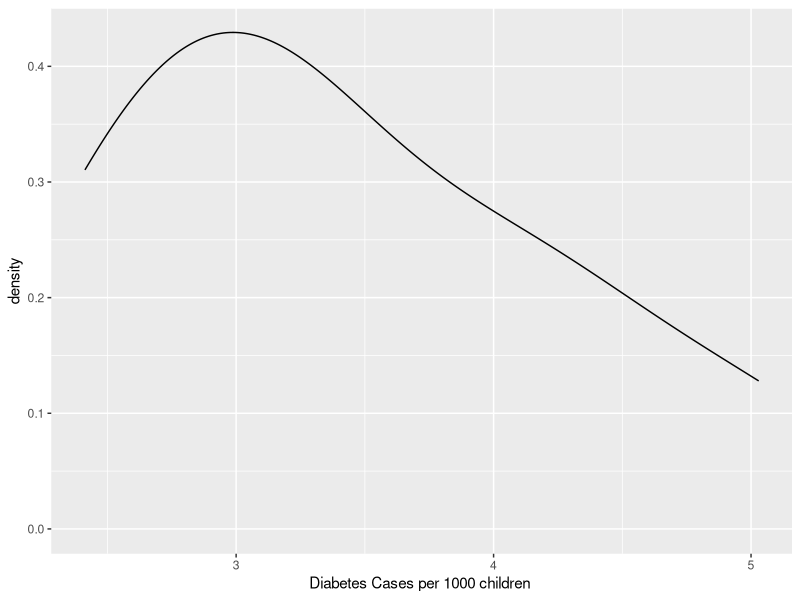
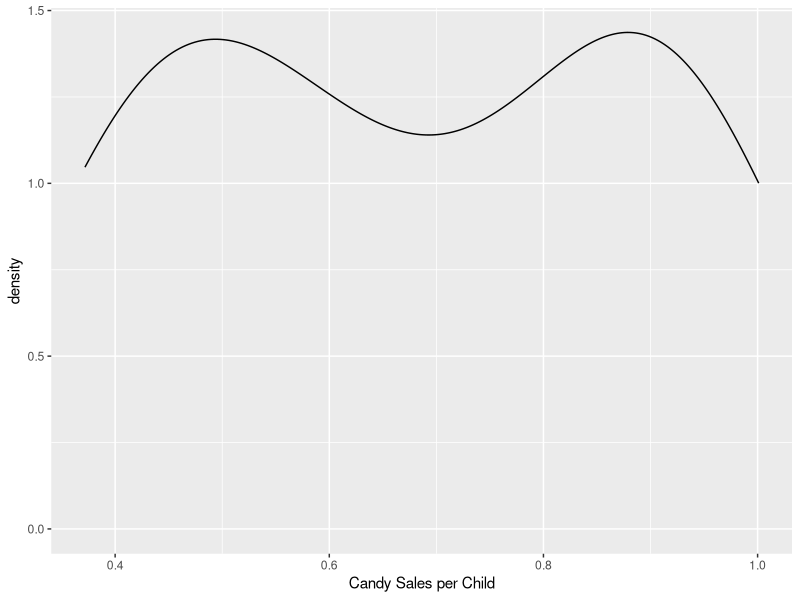
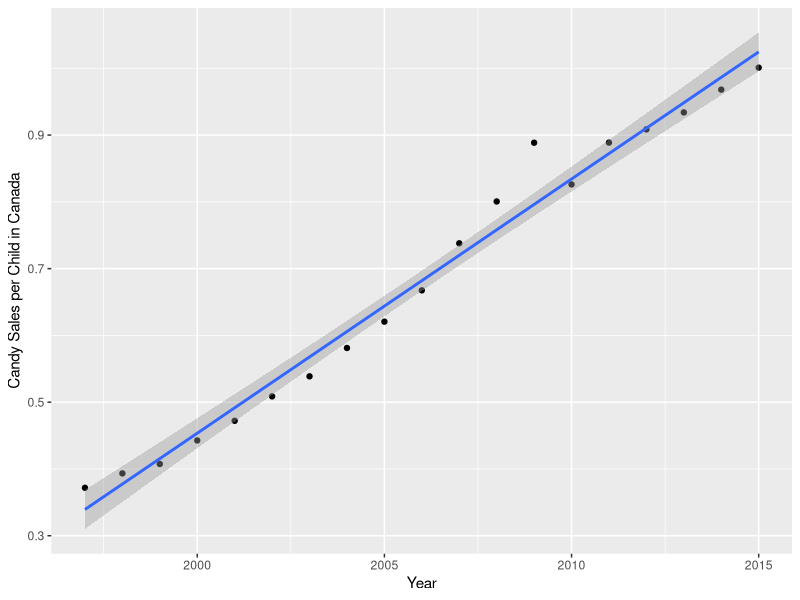
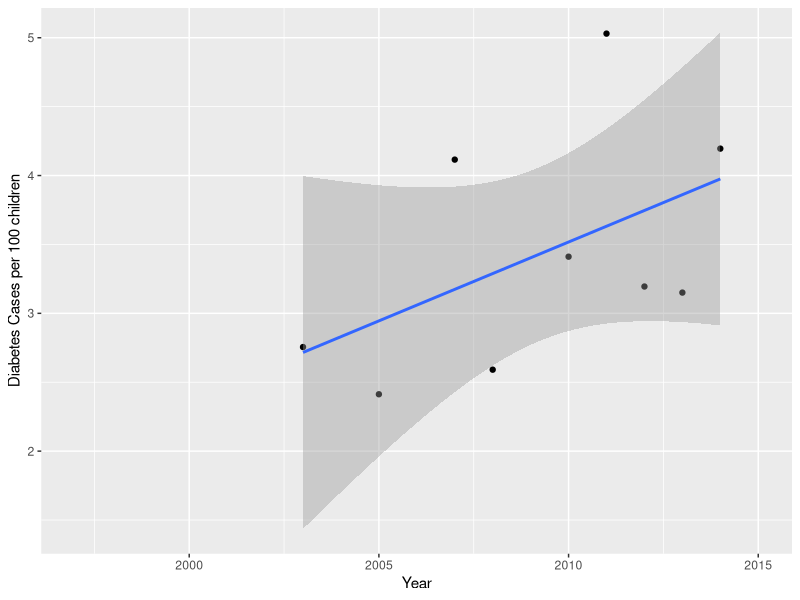
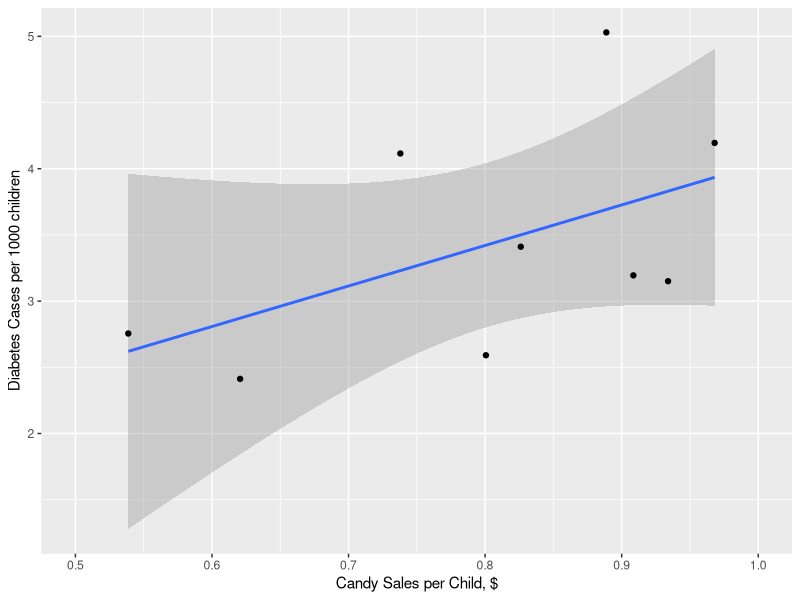
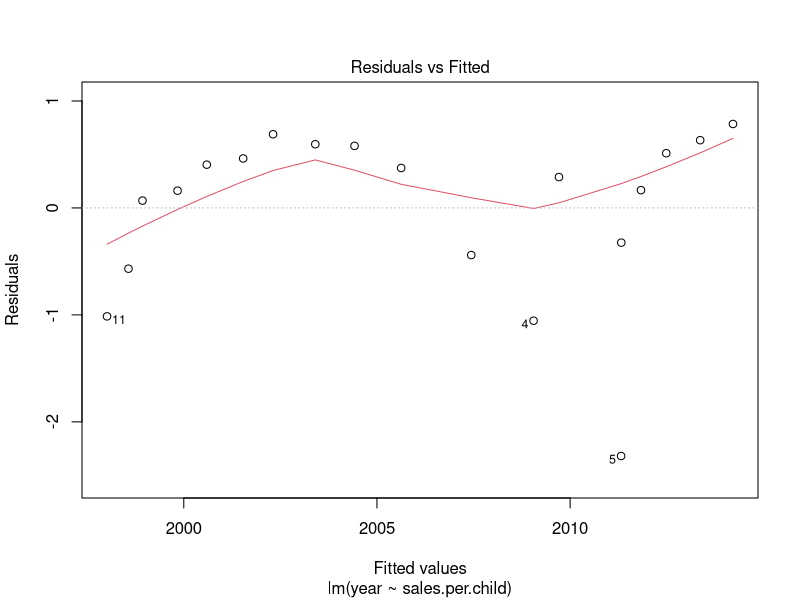
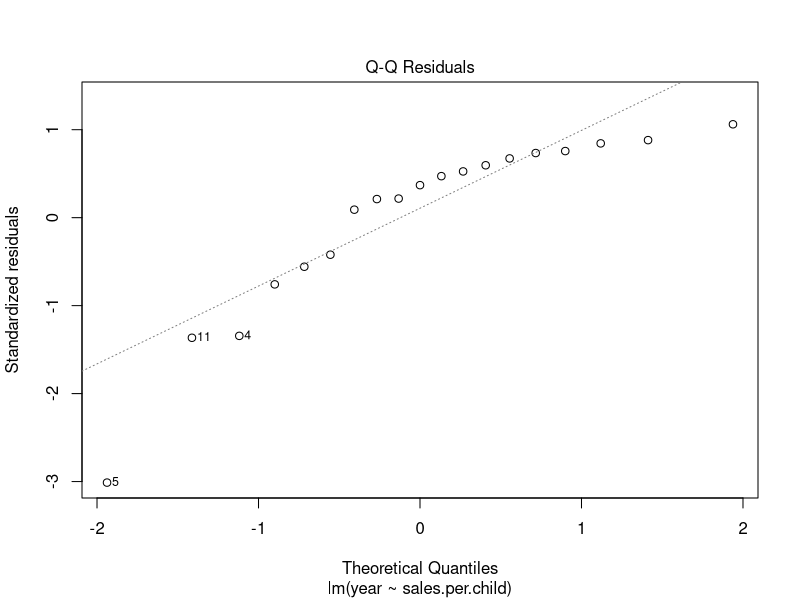
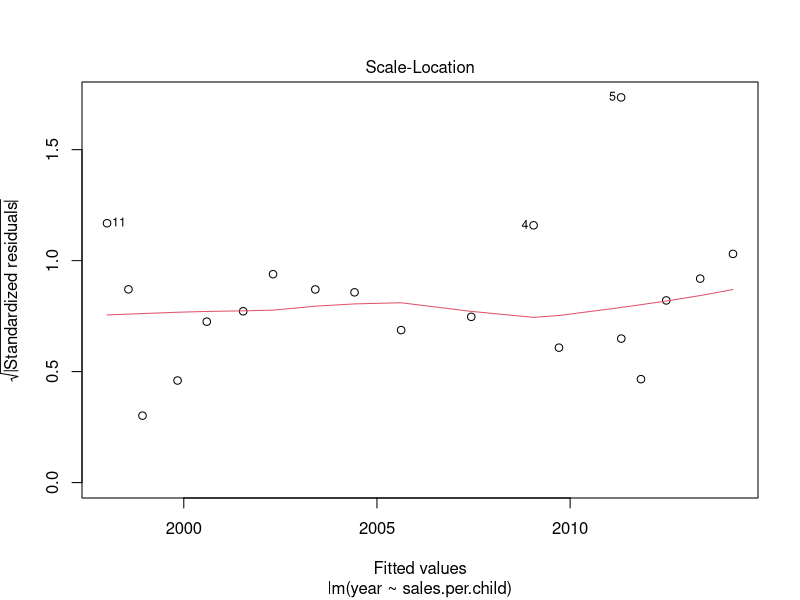

Reproduce these figures in R, in order.
## ---- chunk 1
knitr::opts_chunk$set(echo = TRUE)
## ---- chunk 2
#library(plyr)
library(dplyr)
library(ggplot2)
library(tidyr)


canada.sales <- read.csv("canada/canadian.candy.sales.csv")
summary(canada.sales)
str(canada.sales)
canada.sales$year <- as.integer(canada.sales$year)
#canada.sales$month <- as.factor(canada.sales$month)
#canada.sales$day <- as.factor(canada.sales$day)

str(canada.sales)

#want the sum of all the sales for each year
sales_by_year <- group_by(canada.sales,year) %>% summarise(sales=sum(candy.sales))
# sales_by_year <- ddply(canada.sales,~year,summarize, sales=sum(candy.sales)) this way works super well if you have lots of columns to collapse

#read in children population data and join to sales data by year. Join to children to sales so that all only years that are in sales dataset are kept 
children_pop <- read.csv("canada/canadian.children.csv")
sales_by_year <- right_join(children_pop, sales_by_year, by = "year")

#read in and join youth health to sales-population data set
children_health <- read.csv("canada/canadian.youth.health.csv")
sales_by_year <- right_join(children_health, sales_by_year, by = "year")

#hopefully dataset is complete
str(sales_by_year)

#nope number of children is factor & need to strip out them commmas
sales_by_year$children.5.to.14 <- as.numeric(gsub(",","",sales_by_year$children.5.to.14))

str(sales_by_year) #finally

#calculate sales per child, put in new column. Children aren't eating or buying all the candy... 
sales_by_year <- mutate(sales_by_year, sales.per.child = sales/children.5.to.14) 


#calculate diabetes cases per child, put in new column
#is it usual to normalize disease cases per 1000 but is this okay to do when calculating stats?? results were the same regardless
sales_by_year <- mutate(sales_by_year, diabetes.cases = (Diabetes/children.5.to.14)*1000)


#are the variable normally distributed?

shapiro.test(sales_by_year$diabetes.cases)
shapiro.test(sales_by_year$sales.per.child)

#yes! but who is shapiro anyways, lets look at the distribution

ggplot(data = sales_by_year, aes(diabetes.cases)) + geom_density() + xlab("Diabetes Cases per 1000 children ")

ggplot(data = sales_by_year, aes(sales.per.child)) + geom_density() + xlab("Candy Sales per Child")
#not too bad, diabetes cases is a bit left skewed, candy sales a bit bimodal


#make a plot of increased sales by year
ggplot(data = sales_by_year, aes(year,sales.per.child)) + geom_point() + geom_smooth(method="lm") + xlab("Year") + ylab("Candy Sales per Child in Canada")

#diabetes cases by year
ggplot(data = sales_by_year, aes(year,diabetes.cases)) + geom_point() + geom_smooth(method="lm") + xlab("Year") + ylab("Diabetes Cases per 100 children")


ggplot(data = sales_by_year, aes(sales.per.child, diabetes.cases)) + geom_smooth(method="lm") + geom_point() + xlab("Candy Sales per Child, $") + ylab("Diabetes Cases per 1000 children") +  xlim(0.5,1)



m1 <- lm(year~sales.per.child, data = sales_by_year,,,na.omit)
plot(m1)
anova(m1, test="Chisq")

#candy sales per children definately going up

m3 <- lm(diabetes.cases~year, data = sales_by_year,,,na.omit)
anova(m3, test="Chisq")

#diabetes cases are not!

m2 <- glm(diabetes.cases~sales.per.child, data = sales_by_year,,,,na.omit)
anova(m2, test="Chisq")

#no effect of increased candy sales on rates of diabetes in children

